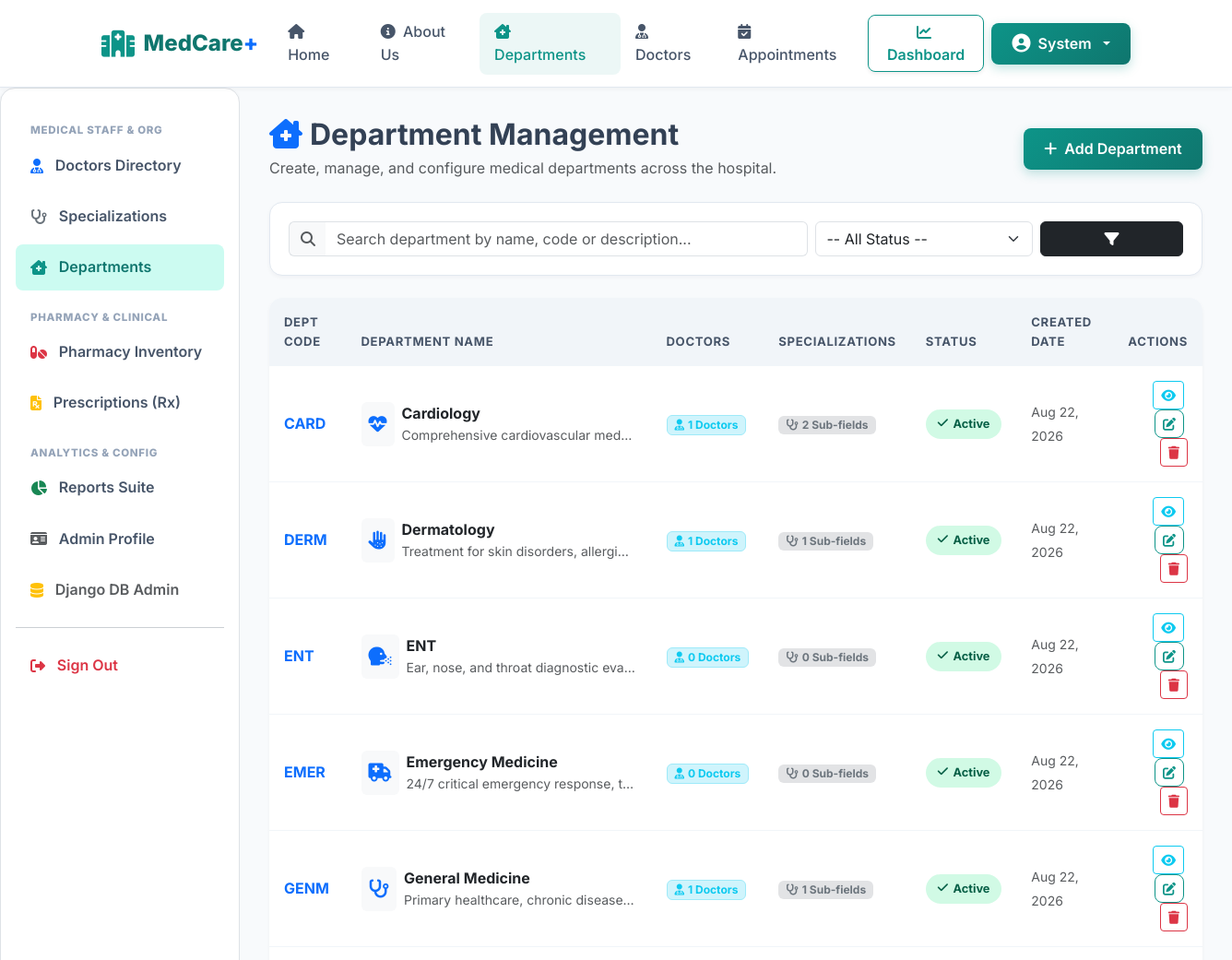
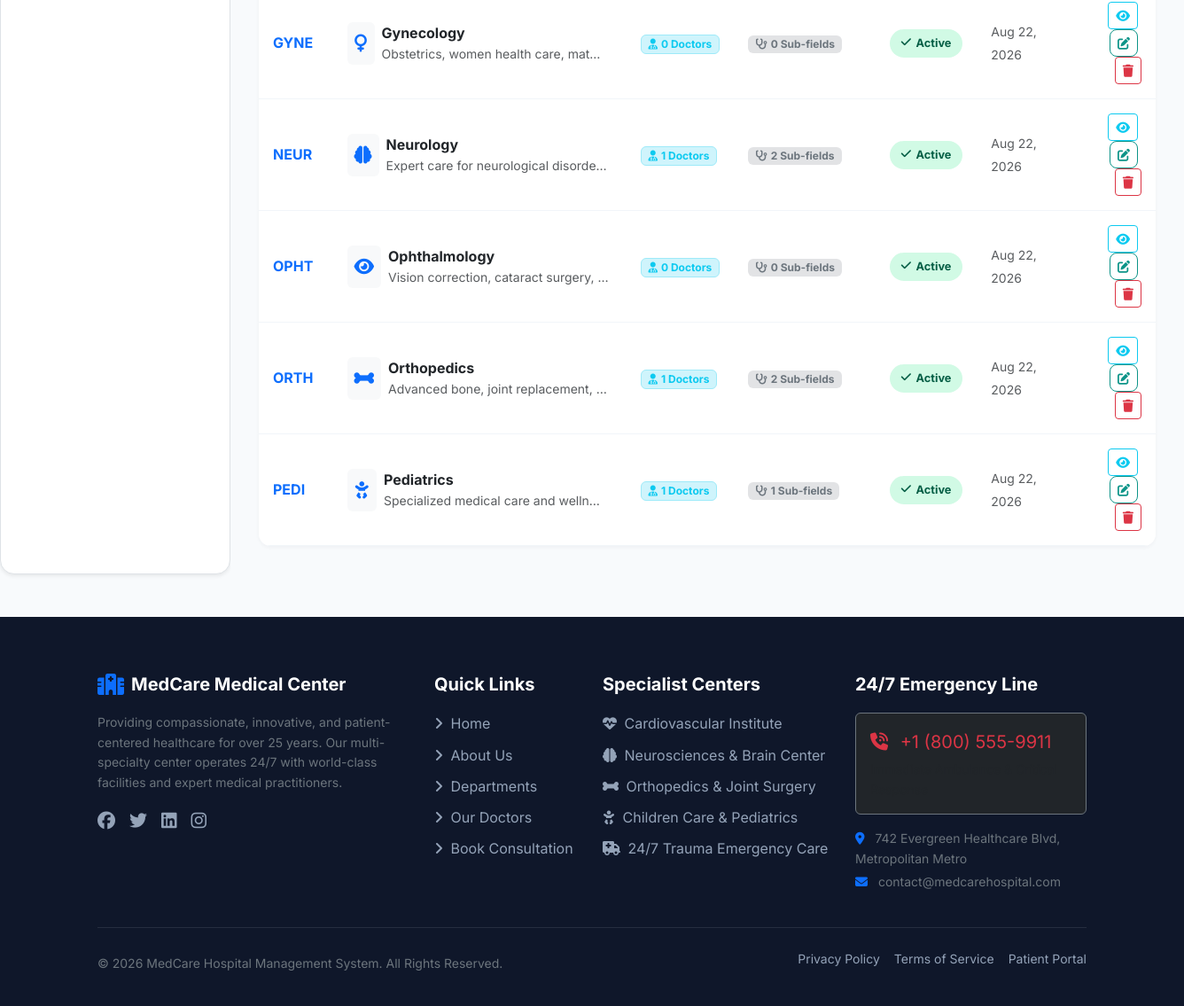
Screenshot of /departments/manage/ (signed in) with the database file from the repository (2 pictures, top to bottom).
### departments/models.py (models this page shows, shortened)
class Department(models.Model):
    name = models.CharField(max_length=100, unique=True)
    code = models.CharField(max_length=20, unique=True, blank=True, null=True, help_text="e.g. CARD-01")
    description = models.TextField()
    image = models.ImageField(upload_to='departments/', blank=True, null=True)
    image_url = models.URLField(max_length=500, blank=True, null=True, help_text="Fallback reliable remote URL for realistic UI")
    icon_class = models.CharField(max_length=50, default='fa-clinic-medical', help_text="Font Awesome icon class e.g. fa-heartbeat")
    is_active = models.BooleanField(default=True)
    created_at = models.DateTimeField(auto_now_add=True)
    updated_at = models.DateTimeField(auto_now=True)
    class Meta:
        ordering = ['name']
    @property
    def doctor_count(self):
        return self.doctors.filter(is_available=True).count()
    @property
    def specialization_count(self):
        return self.specializations.filter(is_active=True).count()

### departments/views.py (the view)
# urls.py: path('manage/', views.department_admin_list, name='department_admin'),
@login_required
def department_admin_list(request):
    if not (request.user.is_superuser or (hasattr(request.user, 'profile') and request.user.profile.is_admin_user)):
        messages.error(request, "Access restricted to administrators.")
        return redirect('home')
    search_query = request.GET.get('search', '').strip()
    status_filter = request.GET.get('status', '')
    departments = Department.objects.all()
    if search_query:
        departments = departments.filter(name__icontains=search_query) | departments.filter(code__icontains=search_query) | departments.filter(description__icontains=search_query)
    if status_filter == 'active':
        departments = departments.filter(is_active=True)
    elif status_filter == 'inactive':
        departments = departments.filter(is_active=False)
    form = DepartmentForm()
    return render(request, 'departments/department_admin.html', {
        'departments': departments,
        'form': form,
        'search_query': search_query,
        'status_filter': status_filter,
    })

### templates/departments/department_admin.html (shortened to what this page needs)
{% extends 'base.html' %}
{% block content %}
<div class="dashboard-layout">
    {% include 'includes/admin_sidebar.html' %}
    <div class="dashboard-content">
        <div class="d-flex justify-content-between align-items-center mb-4 flex-wrap gap-2">
            <div>
                <h2 class="fw-bold mb-1"><i class="fa-solid fa-clinic-medical text-primary me-2"></i>Department Management</h2>
                <p class="text-muted mb-0">Create, manage, and configure medical departments across the hospital.</p>
            </div>
            <div>
                <button type="button" class="btn btn-primary" data-bs-toggle="modal" data-bs-target="#addDepartmentModal">
                    <i class="fa-solid fa-plus me-1"></i> Add Department
                </button>
            </div>
        </div>
        <div class="filter-card">
            <form method="GET" class="row g-2 align-items-center">
                <div class="col-md-7">
                    <div class="input-group">
                        <span class="input-group-text bg-light border-end-0"><i class="fa-solid fa-search text-muted"></i></span>
                        <input type="text" name="search" class="form-control border-start-0" placeholder="Search department by name, code or description..." value="{{ search_query }}">
                    </div>
                </div>
                <div class="col-md-3">
                    <select name="status" class="form-select" onchange="this.form.submit()">
                        <option value="">-- All Status --</option>
                    </select>
                </div>
                <div class="col-md-2 d-flex gap-1">
                    <button type="submit" class="btn btn-dark w-100"><i class="fa-solid fa-filter"></i></button>
                </div>
            </form>
        </div>
        <div class="table-custom">
            <div class="table-responsive">
                <table class="table table-hover align-middle mb-0">
                    <thead>
                        <tr>
                            <th>Dept Code</th>
                            <th>Department Name</th>
                            <th>Doctors</th>
                            <th>Specializations</th>
                            <th>Status</th>
                            <th>Created Date</th>
                            <th class="text-end">Actions</th>
                        </tr>
                    </thead>
                    <tbody>
                        {% for dept in departments %}
                        <tr>
                            <td>
                                <span class="fw-bold text-primary">{{ dept.code|default:dept.id }}</span>
                            </td>
                            <td>
                                <div class="d-flex align-items-center gap-2">
                                    <div class="p-2 bg-light rounded text-primary fs-5">
                                        <i class="fa-solid {{ dept.icon_class|default:'fa-clinic-medical' }}"></i>
                                    </div>
                                    <div>
                                        <div class="fw-bold text-dark">{{ dept.name }}</div>
                                        <small class="text-muted text-truncate d-block" style="max-width: 250px;">{{ dept.description }}</small>
                                    </div>
                                </div>
                            </td>
                            <td>
                                <span class="badge bg-info-subtle text-info border border-info-subtle px-2 py-1">
                                    <i class="fa-solid fa-user-md me-1"></i>{{ dept.doctor_count }} Doctors
                                </span>
                            </td>
                            <td>
                                <span class="badge bg-secondary-subtle text-secondary px-2 py-1">
                                    <i class="fa-solid fa-stethoscope me-1"></i>{{ dept.specialization_count }} Sub-fields
                                </span>
                            </td>
                            <td>
                                {% if dept.is_active %}
                                    <span class="badge-status active"><i class="fa-solid fa-check"></i> Active</span>
                                {% else %}
                                    <span class="badge-status inactive"><i class="fa-solid fa-xmark"></i> Inactive</span>
                                {% endif %}
                            </td>
                            <td><small class="text-muted">{{ dept.created_at|date:"M d, Y" }}</small></td>
                            <td class="text-end">
                                <a href="{% url 'department_detail' dept.id %}" class="btn btn-sm btn-outline-info me-1" title="View Public Page">
                                    <i class="fa-solid fa-eye"></i>
                                </a>
                                <a href="{% url 'department_update' dept.id %}" class="btn btn-sm btn-outline-primary me-1" title="Edit">
                                    <i class="fa-solid fa-pen-to-square"></i>
                                </a>
                                <a href="{% url 'department_delete' dept.id %}" class="btn btn-sm btn-outline-danger" title="Delete">
                                    <i class="fa-solid fa-trash"></i>
                                </a>
                            </td>
                        </tr>
                        {% endfor %}
                    </tbody>
                </table>
            </div>
        </div>
    </div>
</div>
{% endblock %}

### templates/base.html (shortened to what this page needs)
{% load static %}
<!DOCTYPE html>
<html lang="en">
<head>
    <link href="https://cdn.jsdelivr.net/npm/bootstrap@5.3.2/dist/css/bootstrap.min.css" rel="stylesheet">
    <link rel="stylesheet" href="https://cdnjs.cloudflare.com/ajax/libs/font-awesome/6.5.1/css/all.min.css">
    <link rel="stylesheet" href="{% static 'css/style.css' %}">
</head>
<body>
    <nav class="navbar navbar-expand-lg navbar-custom">
        <div class="container">
            <a class="navbar-brand" href="{% url 'home' %}">
                <i class="fa-solid fa-hospital"></i>
                <span>MedCare<span class="text-primary">+</span></span>
            </a>
            <div class="collapse navbar-collapse" id="navbarMain">
                <ul class="navbar-nav mx-auto mb-2 mb-lg-0">
                    <li class="nav-item">
                        <a class="nav-link {% if request.resolver_match.url_name == 'home' %}active{% endif %}" href="{% url 'home' %}">
                            <i class="fa-solid fa-house me-1"></i> Home
                        </a>
                    </li>
                    <li class="nav-item">
                        <a class="nav-link {% if request.resolver_match.url_name == 'about' %}active{% endif %}" href="{% url 'about' %}">
                            <i class="fa-solid fa-circle-info me-1"></i> About Us
                        </a>
                    </li>
                    <li class="nav-item">
                        <a class="nav-link {% if 'department' in request.path %}active{% endif %}" href="{% url 'department_list' %}">
                            <i class="fa-solid fa-clinic-medical me-1"></i> Departments
                        </a>
                    </li>
                    <li class="nav-item">
                        <a class="nav-link {% if 'doctor' in request.path and 'login' not in request.path and 'dashboard' not in request.path %}active{% endif %}" href="{% url 'doctor_list' %}">
                            <i class="fa-solid fa-user-md me-1"></i> Doctors
                        </a>
                    </li>
                    <li class="nav-item">
                        <a class="nav-link {% if 'book' in request.path %}active{% endif %}" href="{% url 'book_appointment' %}">
                            <i class="fa-solid fa-calendar-check me-1"></i> Appointments
                        </a>
                    </li>
                </ul>
                <div class="d-flex align-items-center gap-2">
                    {% if user.is_authenticated %}
                        <a href="{% url 'dashboard_redirect' %}" class="btn btn-outline-primary shadow-sm">
                            <i class="fa-solid fa-chart-line me-1"></i> Dashboard
                        </a>
                        <div class="dropdown">
                            <button class="btn btn-primary dropdown-toggle d-flex align-items-center gap-2" type="button" data-bs-toggle="dropdown" aria-expanded="false">
                                <i class="fa-solid fa-user-circle fs-5"></i>
                                <span>{{ user.first_name|default:user.username }}</span>
                            </button>
                        </div>
                    {% endif %}
                </div>
            </div>
        </div>
    </nav>
    <main class="flex-grow-1">
        {% block content %}{% endblock %}
    </main>
    <footer class="footer-custom mt-5">
        <div class="container">
            <div class="row g-4">
                <div class="col-lg-4 col-md-6">
                    <h5 class="d-flex align-items-center gap-2">
                        <i class="fa-solid fa-hospital text-primary fs-4"></i>
                        <span>MedCare Medical Center</span>
                    </h5>
                    <p class="small text-secondary mt-3">
                        Providing compassionate, innovative, and patient-centered healthcare for over 25 years. Our multi-specialty center operates 24/7 with world-class facilities and expert medical practitioners.
                    </p>
                    <div class="d-flex gap-3 mt-3 fs-5">
                        <a href="#" class="footer-link"><i class="fa-brands fa-facebook"></i></a>
                        <a href="#" class="footer-link"><i class="fa-brands fa-twitter"></i></a>
                        <a href="#" class="footer-link"><i class="fa-brands fa-linkedin"></i></a>
                        <a href="#" class="footer-link"><i class="fa-brands fa-instagram"></i></a>
                    </div>
                </div>
                <div class="col-lg-2 col-md-6">
                    <h5>Quick Links</h5>
                    <a href="{% url 'home' %}" class="footer-link"><i class="fa-solid fa-angle-right me-1"></i> Home</a>
                    <a href="{% url 'about' %}" class="footer-link"><i class="fa-solid fa-angle-right me-1"></i> About Us</a>
                    <a href="{% url 'department_list' %}" class="footer-link"><i class="fa-solid fa-angle-right me-1"></i> Departments</a>
                    <a href="{% url 'doctor_list' %}" class="footer-link"><i class="fa-solid fa-angle-right me-1"></i> Our Doctors</a>
                    <a href="{% url 'book_appointment' %}" class="footer-link"><i class="fa-solid fa-angle-right me-1"></i> Book Consultation</a>
                </div>
                <div class="col-lg-3 col-md-6">
                    <h5>Specialist Centers</h5>
                    <span class="footer-link"><i class="fa-solid fa-heartbeat me-1"></i> Cardiovascular Institute</span>
                    <span class="footer-link"><i class="fa-solid fa-brain me-1"></i> Neurosciences & Brain Center</span>
                    <span class="footer-link"><i class="fa-solid fa-bone me-1"></i> Orthopedics & Joint Surgery</span>
                    <span class="footer-link"><i class="fa-solid fa-baby me-1"></i> Children Care & Pediatrics</span>
                    <span class="footer-link"><i class="fa-solid fa-ambulance me-1"></i> 24/7 Trauma Emergency Care</span>
                </div>
                <div class="col-lg-3 col-md-6">
                    <h5>24/7 Emergency Line</h5>
                    <div class="p-3 bg-dark rounded border border-secondary mb-3">
                        <div class="text-danger font-weight-bold fs-5"><i class="fa-solid fa-phone-volume me-2"></i> +1 (800) 555-9911</div>
                        <div class="small text-muted mt-1">Immediate Ambulance & Critical Response</div>
                    </div>
                    <p class="small text-secondary mb-1"><i class="fa-solid fa-location-dot me-2 text-primary"></i> 742 Evergreen Healthcare Blvd, Metropolitan Metro</p>
                    <p class="small text-secondary"><i class="fa-solid fa-envelope me-2 text-primary"></i> contact@medcarehospital.com</p>
                </div>
            </div>
            <hr class="border-secondary my-4">
            <div class="d-flex flex-column flex-sm-row justify-content-between align-items-center small text-secondary">
                <p class="mb-0">&copy; 2026 MedCare Hospital Management System. All Rights Reserved.</p>
                <div class="d-flex gap-3">
                    <a href="#" class="footer-link">Privacy Policy</a>
                    <a href="#" class="footer-link">Terms of Service</a>
                    <a href="#" class="footer-link">Patient Portal</a>
                </div>
            </div>
        </div>
    </footer>
</body>
</html>

### rows the page displays
Department: code "CARD", name "Cardiology", description "Comprehensive cardiovascular med…", doctor_count "1", specialization_count "2", is_active True (drawn), created_at "Aug 22, 2026"
Department: code "DERM", name "Dermatology", description "Treatment for skin disorders, allergi…", doctor_count "1", specialization_count "1", is_active True (drawn), created_at "Aug 22, 2026"
Department: code "ENT", name "ENT", description "Ear, nose, and throat diagnostic eva…", doctor_count "0", specialization_count "0", is_active True (drawn), created_at "Aug 22, 2026"
Department: code "EMER", name "Emergency Medicine", description "24/7 critical emergency response, t…", doctor_count "0", specialization_count "0", is_active True (drawn), created_at "Aug 22, 2026"
Department: code "GENM", name "General Medicine", description "Primary healthcare, chronic disease…", doctor_count "1", specialization_count "1", is_active True (drawn), created_at "Aug 22, 2026"
Department: code "GYNE", name "Gynecology", description "Obstetrics, women health care, mat…", doctor_count "0", specialization_count "0", is_active True (drawn), created_at "Aug 22, 2026"
Department: code "NEUR", name "Neurology", description "Expert care for neurological disorde…", doctor_count "1", specialization_count "2", is_active True (drawn), created_at "Aug 22, 2026"
Department: code "OPHT", name "Ophthalmology", description "Vision correction, cataract surgery,…", doctor_count "0", specialization_count "0", is_active True (drawn), created_at "Aug 22, 2026"
Department: code "ORTH", name "Orthopedics", description "Advanced bone, joint replacement,…", doctor_count "1", specialization_count "2", is_active True (drawn), created_at "Aug 22, 2026"
Department: code "PEDI", name "Pediatrics", description "Specialized medical care and welln…", doctor_count "1", specialization_count "1", is_active True (drawn), created_at "Aug 22, 2026"

### other values shown
{{ user.first_name|default:user.username }} "System"
